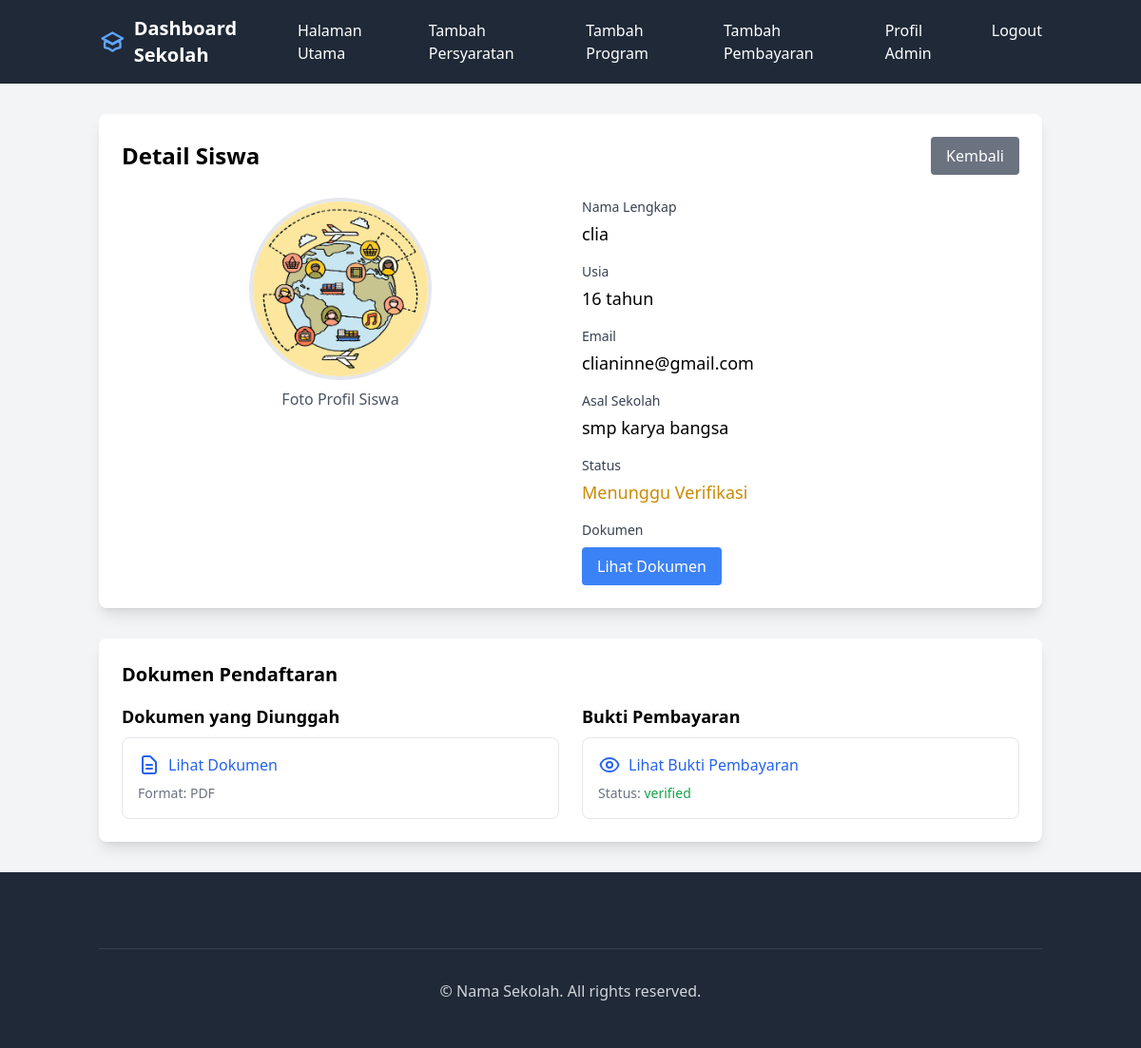
Before: /admin/student/2 (signed in) with the older database file.
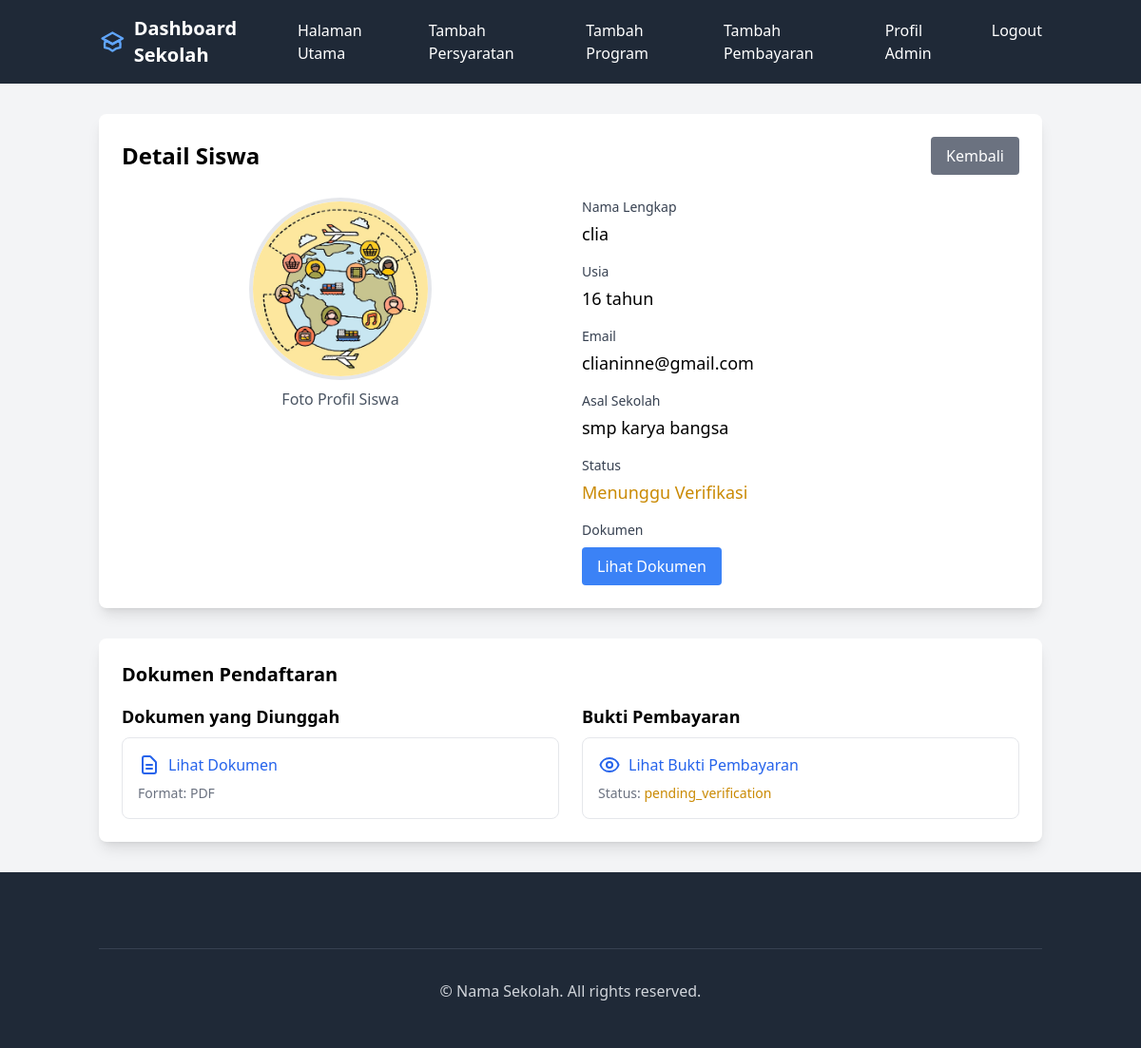
After: the same page with the newer database file.
### app/models.py (models this page shows, shortened)
class Form(db.Model):
    id = db.Column(db.Integer, primary_key=True)
    user_id = db.Column(db.Integer, db.ForeignKey('user.id'), nullable=False)
    student_name = db.Column(db.String(100), nullable=False)
    student_age = db.Column(db.Integer, nullable=False)
    student_email = db.Column(db.String(120), nullable=False)
    school_name = db.Column(db.String(100), nullable=False)
    image_path = db.Column(db.String(255), nullable=False)
    document_path = db.Column(db.String(255), nullable=False)
    status = db.Column(db.String(20), nullable=False, default='pending')
    verified_by = db.Column(db.Integer, db.ForeignKey('user.id'), nullable=True)
    verification_date = db.Column(db.DateTime, nullable=True)
    verification_note = db.Column(db.Text, nullable=True)
    is_verified = db.Column(db.Boolean, default=False)
    timestamp = db.Column(db.DateTime, default=datetime.utcnow)
    payment_status = db.Column(db.String(20), default='pending', nullable=False)
    payment_proof = db.Column(db.String(255), nullable=True)
    payment_uploaded_at = db.Column(db.DateTime, default=datetime.utcnow)
    payment_verified_at = db.Column(db.DateTime, nullable=True)
    payment_verified_by = db.Column(db.Integer, db.ForeignKey('user.id'), nullable=True)
    payment_note = db.Column(db.Text, nullable=True)
    payment_verifier = db.relationship('User',
        foreign_keys=[payment_verified_by],
        backref='verified_payments'
    )

### app/routes/admin.py (the view)
@admin_bp.route('/student/<int:form_id>')
@login_required
def student_detail(form_id):
    if not current_user.is_admin():
        flash('Unauthorized access', 'error')
        return redirect(url_for('main.index'))
    form = Form.query.get_or_404(form_id)
    return render_template('parts/student_detail.html', form=form)

### app/models.py (called while the page is built)
    def is_admin(self):
        return self.role == UserRole.ADMIN.value

### app/templates/parts/student_detail.html (shortened to what this page needs)
{% extends "adminbase.html" %}
{% block content %}
<div class="container mx-auto px-4 py-8">
    <div class="bg-white rounded-lg shadow-lg p-6">
        <div class="flex justify-between items-center mb-6">
            <h1 class="text-2xl font-bold">Detail Siswa</h1>
            <a href="{{ url_for('admin_bp.dashboard') }}"
               class="bg-gray-500 text-white px-4 py-2 rounded hover:bg-gray-600">
                Kembali
            </a>
        </div>
        <div class="grid grid-cols-1 md:grid-cols-2 gap-6">
            <div class="text-center">
                <img src="{{ url_for('static', filename='uploads/student_images/' + form.image_path) }}"
                     alt="Foto Profil"
                     class="w-48 h-48 rounded-full mx-auto object-cover border-4 border-gray-200">
                <p class="mt-2 text-gray-600">Foto Profil Siswa</p>
            </div>
            <div class="space-y-4">
                <div>
                    <label class="block text-sm font-medium text-gray-700">Nama Lengkap</label>
                    <p class="mt-1 text-lg">{{ form.student_name }}</p>
                </div>
                <div>
                    <label class="block text-sm font-medium text-gray-700">Usia</label>
                    <p class="mt-1 text-lg">{{ form.student_age }} tahun</p>
                </div>
                <div>
                    <label class="block text-sm font-medium text-gray-700">Email</label>
                    <p class="mt-1 text-lg">{{ form.student_email }}</p>
                </div>
                <div>
                    <label class="block text-sm font-medium text-gray-700">Asal Sekolah</label>
                    <p class="mt-1 text-lg">{{ form.school_name }}</p>
                </div>
                <div>
                    <label class="block text-sm font-medium text-gray-700">Status</label>
                    <p class="mt-1 text-lg">
                        {% if form.status == 'pending' %}
                            <span class="text-yellow-600">Menunggu Verifikasi</span>
                        {% elif form.status == 'approved' %}
                            <span class="text-green-600">Diterima</span>
                        {% else %}
                            <span class="text-red-600">Ditolak</span>
                        {% endif %}
                    </p>
                </div>
                <div>
                    <label class="block text-sm font-medium text-gray-700">Dokumen</label>
                    <a href="{{ url_for('static', filename='uploads/' + form.document_path) }}"
                       class="mt-2 inline-block bg-blue-500 text-white px-4 py-2 rounded hover:bg-blue-600"
                       target="_blank">
                        Lihat Dokumen
                    </a>
                </div>
            </div>
        </div>
    </div>
    <div class="mt-8 bg-white rounded-lg shadow-lg p-6">
        <h2 class="text-xl font-bold mb-4">Dokumen Pendaftaran</h2>
        <div class="grid grid-cols-1 md:grid-cols-2 gap-6">
            <div>
                <h3 class="text-lg font-semibold mb-2">Dokumen yang Diunggah</h3>
                {% if form.document_path %}
                <div class="border rounded-lg p-4">
                    <a href="{{ url_for('static', filename='uploads/student_images/' + form.document_path) }}"
                       target="_blank"
                       class="flex items-center text-blue-600 hover:text-blue-800">
                        <svg class="w-6 h-6 mr-2" fill="none" stroke="currentColor" viewBox="0 0 24 24">
                            <path stroke-linecap="round" stroke-linejoin="round" stroke-width="2"
                                  d="M9 12h6m-6 4h6m2 5H7a2 2 0 01-2-2V5a2 2 0 012-2h5.586a1 1 0 01.707.293l5.414 5.414a1 1 0 01.293.707V19a2 2 0 01-2 2z"/>
                        </svg>
                        Lihat Dokumen
                    </a>
                    <p class="text-sm text-gray-500 mt-2">
                        Format: {{ form.document_path.split('.')[-1].upper() }}
                    </p>
                </div>
                {% else %}
                <p class="text-gray-500">Belum ada dokumen yang diunggah</p>
                {% endif %}
            </div>
            <div>
                <h3 class="text-lg font-semibold mb-2">Bukti Pembayaran</h3>
                {% if form.payment_proof %}
                <div class="border rounded-lg p-4">
                    <button onclick="showPaymentProof"('{{ url_for('static', filename='uploads/payment_proofs/' + form.payment_proof) }}')"
                            class="flex items-center text-blue-600 hover:text-blue-800">
                        Lihat Bukti Pembayaran
                    </button>
                    <p class="text-sm text-gray-500 mt-2">
                        Status:
                        <span class="{% if form.payment_status == 'verified' %}text-green-600{% elif form.payment_status == 'rejected' %}text-red-600{% else %}text-yellow-600{% endif %}">
                            {{ form.payment_status }}
                        </span>
                    </p>
                </div>
                {% else %}
                <p class="text-gray-500">Belum ada bukti pembayaran</p>
                {% endif %}
            </div>
        </div>
    </div>
</div>
{% endblock %}

### app/templates/adminbase.html (shortened to what this page needs)
<!DOCTYPE html>
<html lang="en">
<head>
    <script src="https://cdn.tailwindcss.com"></script>
    <link rel="stylesheet" type="text/css" href="https://cdn.datatables.net/1.11.5/css/jquery.dataTables.css">
    <link rel="stylesheet" type="text/css" href="https://cdn.datatables.net/responsive/2.2.9/css/responsive.dataTables.min.css">
</head>
<body class="bg-gray-100">
    <nav class="bg-gray-800 text-white">
        <div class="container mx-auto px-4">
            <div class="flex justify-between items-center py-4">
                <div class="flex items-center space-x-2">
                    <a class="text-xl font-bold">Dashboard Sekolah</a>
                </div>
                <div class="hidden md:flex space-x-8">
                    <a href="{{ url_for('index_bp.index') }}" class="hover:text-blue-400 transition-colors">Halaman Utama</a>
                    <a href="#" class="hover:text-blue-400 transition-colors"> Tambah Persyaratan</a>
                    <a href="#" class="hover:text-blue-400 transition-colors"> Tambah Program</a>
                    <a href="#" class="hover:text-blue-400 transition-colors">Tambah Pembayaran</a>
                    {% if current_user.is_authenticated %}
                        <a href="#" class="hover:text-blue-400 transition-colors">Profil Admin</a>
                        <a href="{{ url_for('auth_bp.login') }}" class="hover:text-blue-400 transition-colors">Logout</a>
                    {% else %}
                        <a href="{{ url_for('auth_bp.login') }}" class="hover:text-blue-400 transition-colors">Login</a>
                    {% endif %}
                </div>
            </div>
        </div>
    </nav>
    {% block content %}{% endblock %}
    <footer class="bg-gray-800 text-gray-300">
        <div class="container mx-auto px-4 py-12">
            <div class="border-t border-gray-700 mt-8 pt-8 text-center">
                <p>&copy; Nama Sekolah. All rights reserved.</p>
            </div>
        </div>
    </footer>
</body>
</html>

Changed rows visible on the page:
changed Form "clia": payment_status "verified" → "pending_verification"
